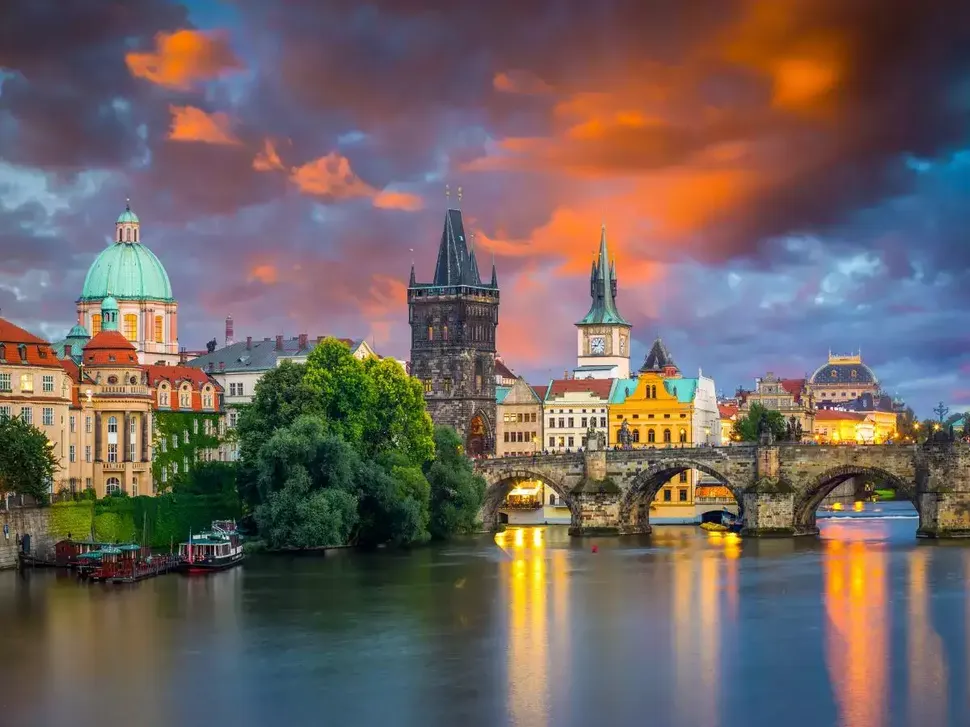
#> input picture lab 1/image.webp, 970 x 727 px, shrunk from 1200 x 900 before the run
$ jupyter execute main.ipynb
#> lines starting #> are read from the running program, lines starting #| are printed output that depends on the picture
# HOMEWORK 1

After the installation of Anaconda, jupyter notebook and the required virtual environment, you will have to test that everything has been set up correctly. For that purpose, you will have to execute the following code and run it without errors.

The code loads an image and creates a picture collage consisting of 4 pictures. Each of the four pictures is a version of the original image with the colour channels swapped.

You will have to also finish some part of the code :-)

[cell 1]
import cv2
import numpy as np
from matplotlib import pyplot as plt
plt.rcParams['figure.figsize'] = [15, 10]

[cell 2]
# Load an image (you can freely chose any image you like)
img  = cv2.imread("image.webp")
#> img is the input picture: shape (727, 970, 3); mean B, G, R 96, 99.4, 112.7
# Convert it to RGB
img = cv2.cvtColor(img, cv2.COLOR_BGR2RGB)
# Plot it
plt.imshow(img)

Let's make a collage.

[cell 3]
# Split the image into the three colour channels
r, g, b = cv2.split(img)
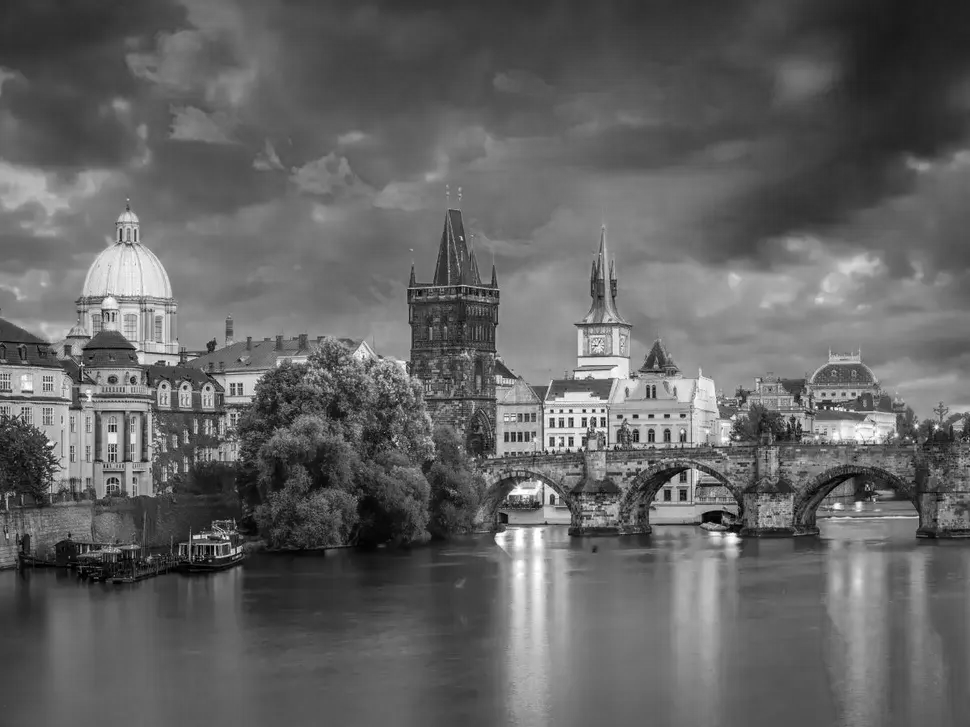
#> g: shape (727, 970); min 0, max 255, mean 99.4
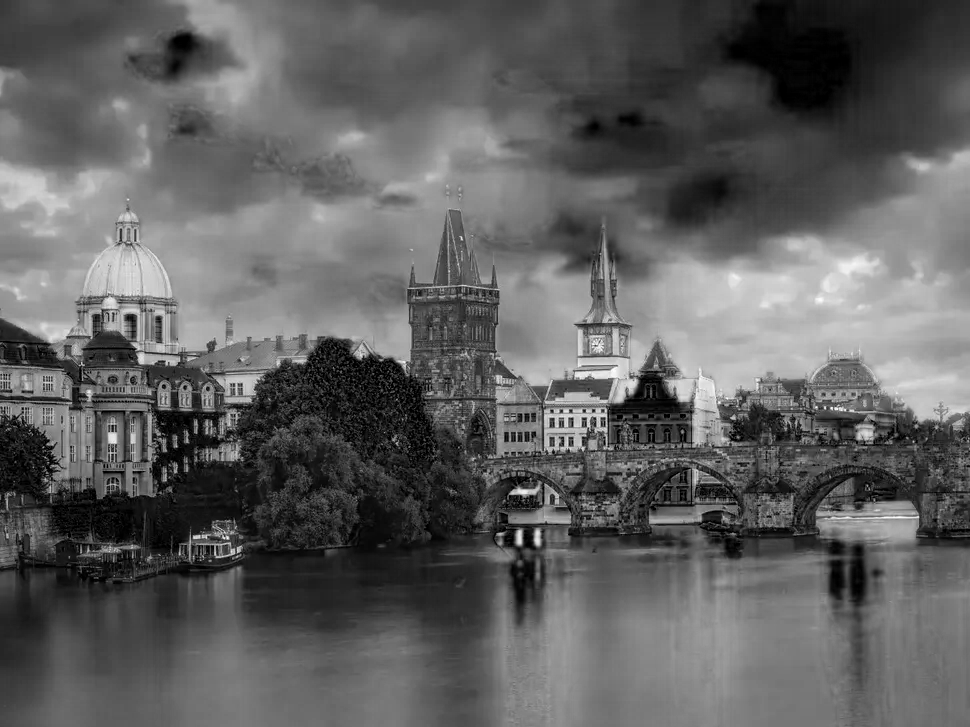
#> b: shape (727, 970); min 0, max 255, mean 96

# Compose the image in the RGB colour space
img1 = cv2.merge([r, g, b])

# Compose the image in the RBG colour space
img2 = cv2.merge([r, b, g])
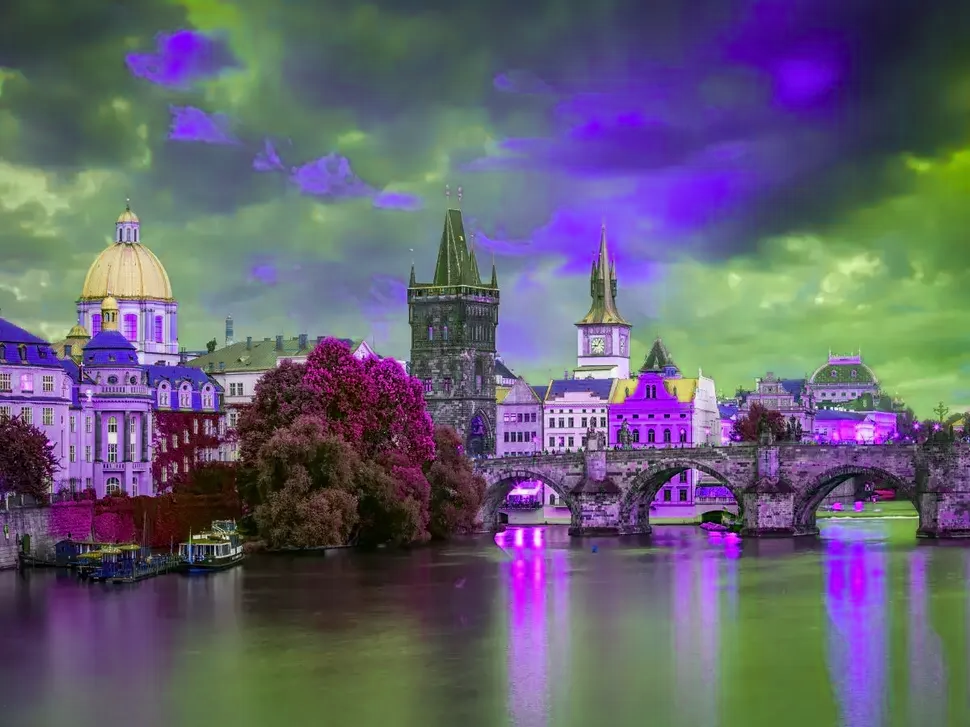
#> img2: shape (727, 970, 3); mean of channels 0, 1, 2 112.7, 96, 99.4; drawn as B, G, R

# Compose the image in the GRB colour space
img3 = cv2.merge([g, r, b])
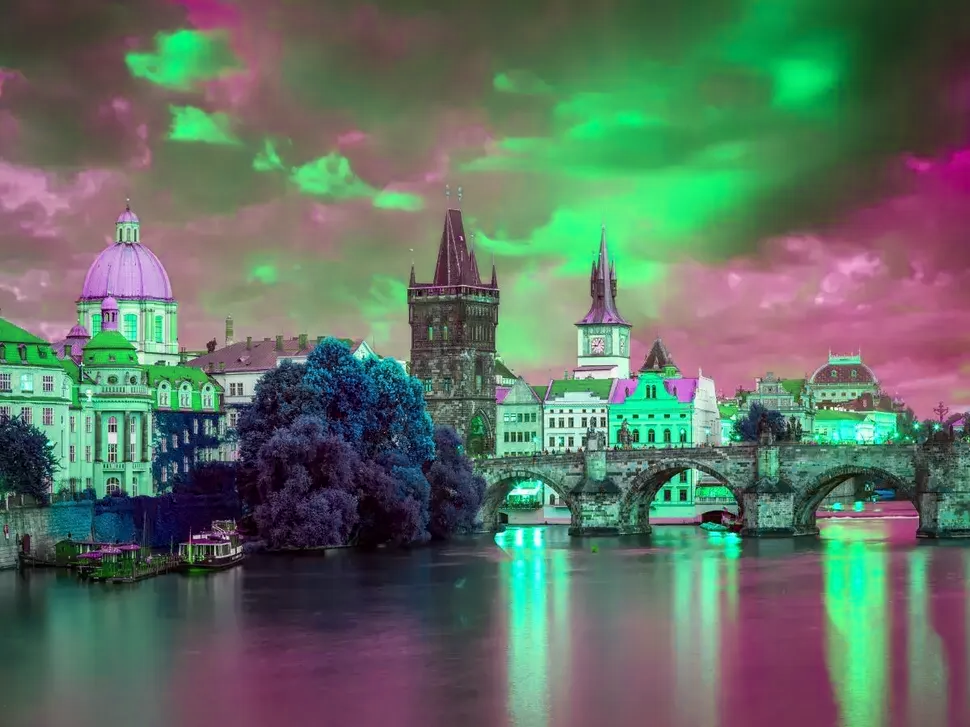
#> img3: shape (727, 970, 3); mean of channels 0, 1, 2 99.4, 112.7, 96; drawn as B, G, R

# Compose the image in the BGR colour space
img4 = cv2.merge([b, g, r])

# Create the collage
out1 = np.hstack([img1, img2])
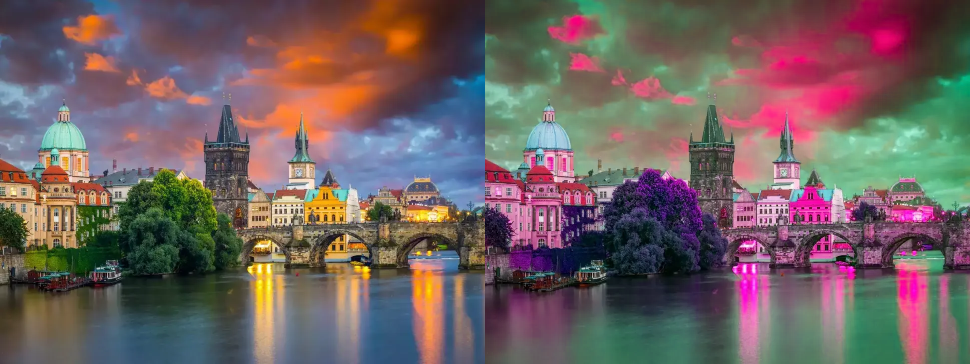
#> out1: shape (727, 1940, 3) (shown at 1/2 size); mean R, G, B 112.7, 97.7, 97.7
out2 = np.hstack([img3, img4])
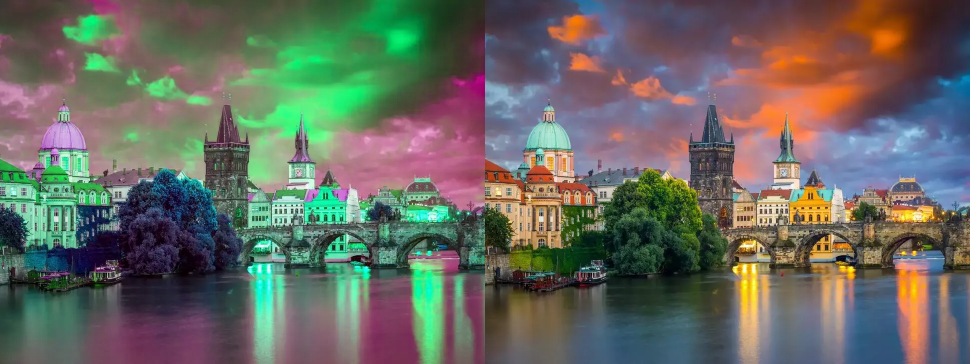
#> out2: shape (727, 1940, 3) (shown at 1/2 size); mean of channels 0, 1, 2 97.7, 106.1, 104.3; drawn as B, G, R
out = np.vstack([out1, out2])
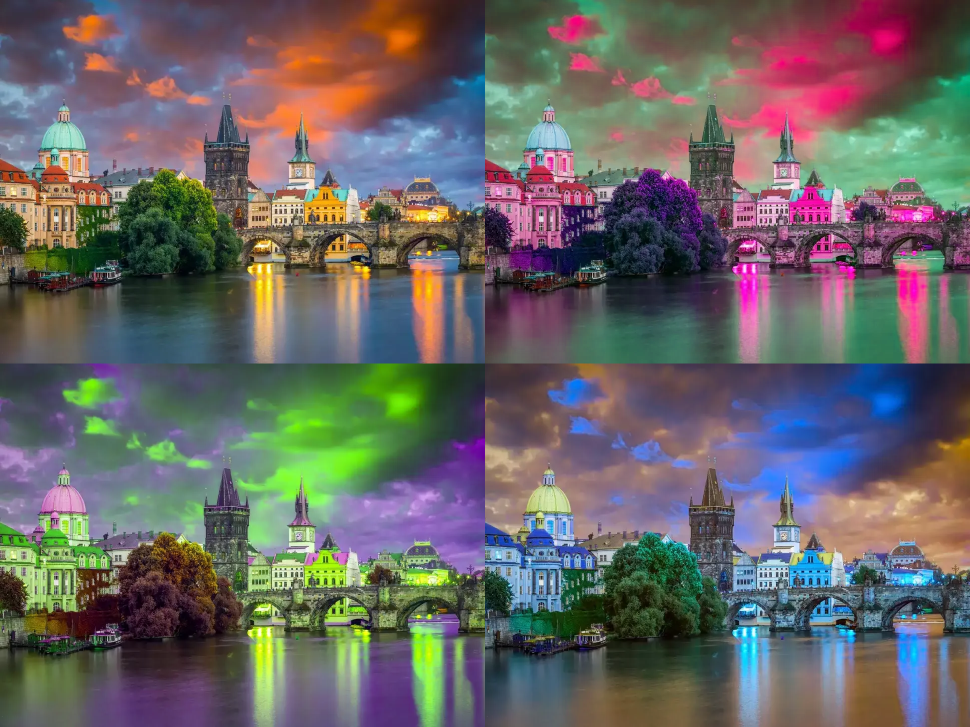
#> out: shape (1454, 1940, 3) (shown at 1/2 size); mean R, G, B 105.2, 101.9, 101

# Plot the collage
plt.imshow(out)
plt.axis(False)
